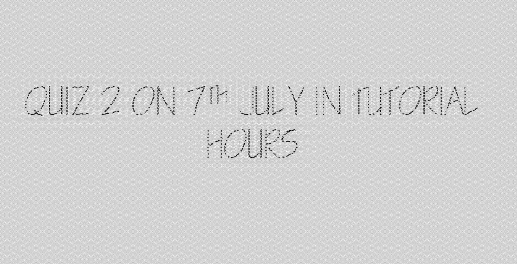

Recreate this plot in Python.
import numpy as np
import matplotlib.pyplot as plt
from PIL import Image

I = np.array(Image.open('EE200_course_project_data_2026/Q1_data/ghost_signal_input.png'), dtype=np.float64)
M, N = I.shape

F = np.fft.fft2(I)
F_s = np.fft.fftshift(F)
mag = np.abs(F_s)
mag_db = 20 * np.log10(mag + 1)

thresh = np.mean(mag_db) + 5 * np.std(mag_db)
spike_coords = np.argwhere(mag_db > thresh)

center_r, center_c = M // 2, N // 2
filtered_peaks = []
for r, c in spike_coords:
    if np.sqrt((r - center_r)**2 + (c - center_c)**2) > 10:
        filtered_peaks.append((r, c))

print(f"Total peaks: {len(filtered_peaks)}")

def notch_gauss(shape, peaks, sig):
    h = np.ones(shape)
    for (pr, pc) in peaks:
        yr, xr = np.ogrid[:shape[0], :shape[1]]
        h *= 1 - np.exp(-((yr-pr)**2 + (xr-pc)**2) / (2*sig**2))
    return h

mg = notch_gauss(I.shape, filtered_peaks, sig=4)
Ff = F_s * mg
rec_g = np.abs(np.fft.ifft2(np.fft.ifftshift(Ff)))

plt.imsave('test_recovery.png', rec_g, cmap='gray')
